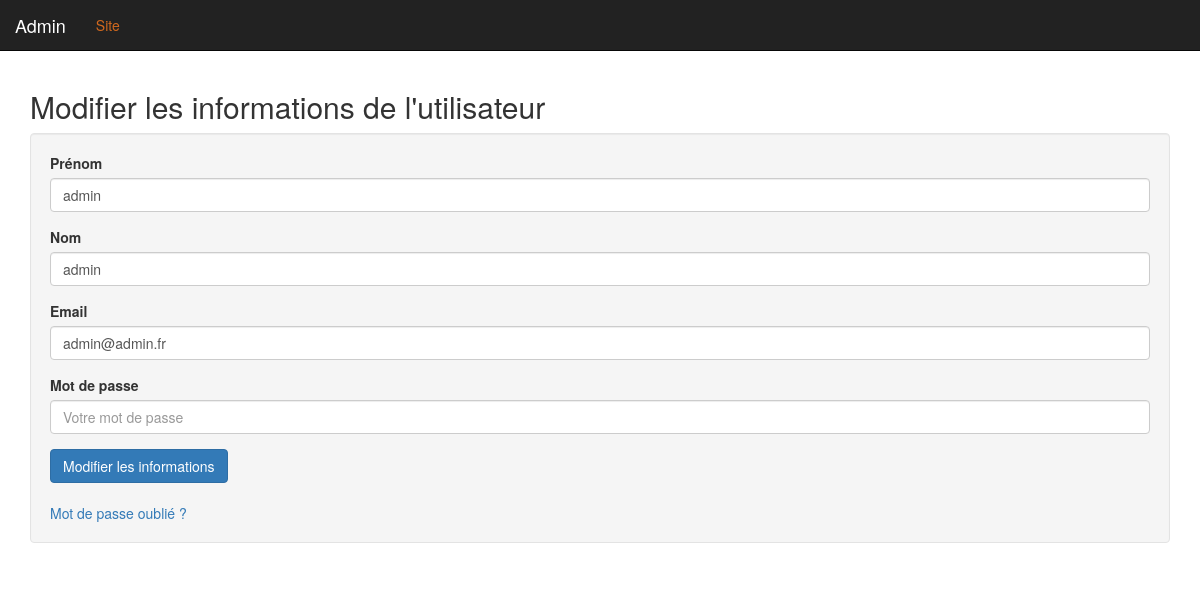
The page /admin/edit_user.php?id=1 on the database its author committed.
### tables this page shows
CREATE TABLE `users` (
  `id` int(11) NOT NULL,
  `firstname` varchar(255) NOT NULL,
  `lastname` varchar(255) NOT NULL,
  `email` varchar(255) NOT NULL,
  `password` varchar(255) NOT NULL,
  `role` enum('member','admin') NOT NULL,
  `register_date` datetime NOT NULL
);

### admin/edit_user.php (the view, shortened to what this page needs)
<?php
require_once '../inc/connect.php';
if(isset($_GET['id']) && !empty($_GET['id']) && is_numeric($_GET['id'])){
	$usersId = intval($_GET['id']);
	$selectUsers = $bdd->prepare('SELECT * FROM users WHERE id = :usersId');
	$selectUsers->bindValue(':usersId', $usersId, PDO::PARAM_INT);
	$selectUsers->execute();
	$users = $selectUsers->fetch(PDO::FETCH_ASSOC);
}
include_once 'inc/header.php';
?>
<h2>Modifier les informations de l'utilisateur</h2>
<form method="POST" class="well">
	<div class="form-group">
		<label for="firstname">Prénom</label>
		<input type="text" name="firstname" class="form-control" pattern="^[A-Za-z0-9]{2,25}$" <?php if(isset($users['firstname'])){echo 'value="'.$users['firstname'].'"'; }?> placeholder="Votre Prénom" required>
	</div>
	<div class="form-group">
		<label for="lastname">Nom</label>
		<input type="text" name="lastname" class="form-control" pattern="^[A-Za-z0-9]{2,25}$"  <?php if(isset($users['lastname'])){echo 'value="'.$users['lastname'].'"'; }?> placeholder="Votre nom" required>
	</div>
	<div class="form-group">
		<label for="email">Email</label>
		<input type="email" name="email" class="form-control" pattern="^[a-z0-9._%+-]+@[a-z0-9.-]+\.[a-z]{2,3}$"  <?php if(isset($users['email'])){echo 'value="'.$users['email'].'"'; }?> placeholder="Votre Email" required>
	</div>
	<div class="form-group">
		<label for="pswd">Mot de passe</label>
		<input type="password" name="password" class="form-control" pattern="^.{8,20}$" placeholder="Votre mot de passe" required>
	</div>
	<button type="submit" class="btn btn-primary">Modifier les informations</button>
	<br><br>
	<a href="lost_password.php">Mot de passe oublié ?</a>
</form>
<?php include_once 'inc/footer.php';?>

### css/style.css (style rules this page uses)
.bodyStyle { background: url("https://wallpaperscraft.com/image/restaurant_table_interior_modern_style_39288_1920x1080.jpg") no-repeat fixed; }

### admin/inc/header.php (style rules this page uses)
body { padding-top: 70px; }

### rows shown on the page
users: firstname "admin", lastname "admin", email "admin@admin.fr"
